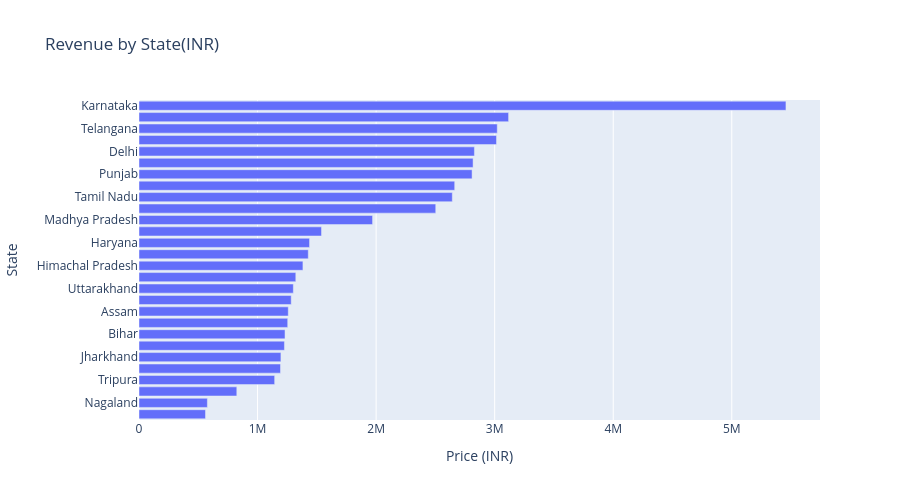

Notebook source saved alongside this figure:
### Markdown cell above
### Total Sales by State

### Code cell
fig = px.bar(
    df.groupby("State", as_index=False)["Price (INR)"].sum()
    .sort_values("Price (INR)", ascending=False),
    x="Price (INR)",
    y="State",
    orientation="h",
    title="Revenue by State(INR)")

fig.update_layout(height=500, yaxis=dict(autorange="reversed"))
fig.show()

### Figure 1 — Plotly figure (JSON) as saved in the notebook; plotly's stock layout.template omitted (floating-point values rounded to 4 significant figures)
{"data": [{"hovertemplate": "Price (INR)=%{x}<br>State=%{y}<extra></extra>", "legendgroup": "", "marker": {"color": "#636efa", "pattern": {"shape": ""}}, "name": "", "orientation": "h", "showlegend": false, "textposition": "auto", "type": "bar", "x": [5457000.0, 3117000.0, 3022000.0, 3016000.0, 2829000.0, 2818000.0, 2809000.0, 2663000.0, 2643000.0, 2503000.0, 1970000.0, 1539000.0, 1438000.0, 1428000.0, 1383000.0, 1323000.0, 1302000.0, 1284000.0, 1259000.0, 1254000.0, 1232000.0, 1227000.0, 1197000.0, 1194000.0, 1144000.0, 824900.0, 576800.0, 561000.0], "xaxis": "x", "y": ["Karnataka", "Uttar Pradesh", "Telangana", "Maharashtra", "Delhi", "Gujarat", "Punjab", "West Bengal", "Tamil Nadu", "Rajasthan", "Madhya Pradesh", "Goa", "Haryana", "Meghalaya", "Himachal Pradesh", "Jammu and Kashmir", "Uttarakhand", "Kerala", "Assam", "Manipur", "Bihar", "Chhattisgarh", "Jharkhand", "Odisha", "Tripura", "Mizoram", "Nagaland", "Sikkim"], "yaxis": "y"}], "layout": {"barmode": "relative", "height": 500, "legend": {"tracegroupgap": 0}, "title": {"text": "Revenue by State(INR)"}, "xaxis": {"anchor": "y", "domain": [0, 1], "title": {"text": "Price (INR)"}}, "yaxis": {"anchor": "x", "autorange": "reversed", "domain": [0, 1], "title": {"text": "State"}}}}
